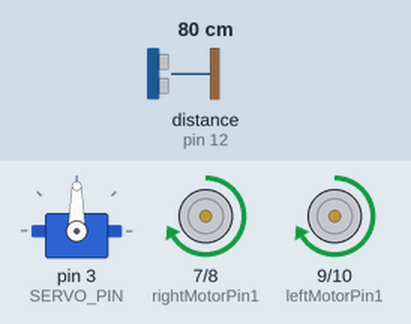
This sketch was run on a simulated Arduino Uno, built with avr-gcc and run on an emulated ATmega328P. Parts: servo, motor-driver pin pairs drawn as motors (green arrow = first pin HIGH = forward, orange = second pin HIGH = backward, longer = more drive, scaled by the enable pin). The inputs (shaded band) are chosen by the test bench; at power-on: distance to the obstacle (sensor on pin 12) 80 cm. The echo pulse lasts 58.3 µs per cm.

Above: at 1.2 s.
1.3 s: distance to the obstacle (sensor on pin 12) set to 33 cm
2.8 s: distance to the obstacle (sensor on pin 12) set to 28 cm
At 4.4 s:
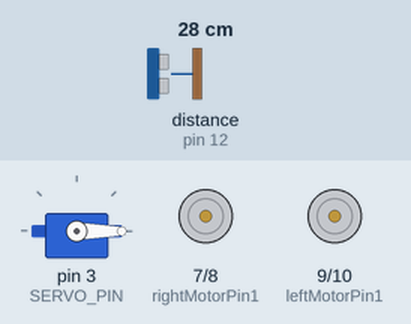
At 6.5 s:
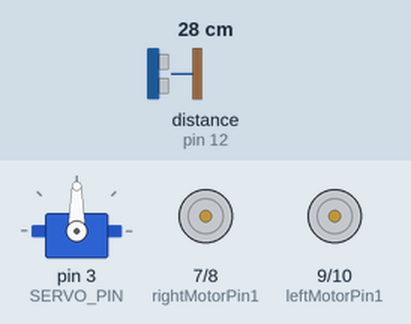
Timing chart, 0 to 14.8 s (numbered marks = the images above; inputs shaded):
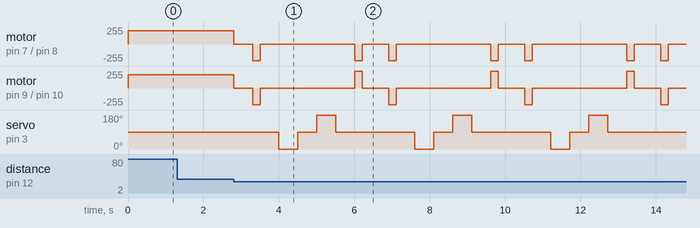

Measured:
- the behaviour switches between 30 and 29 cm on distance to the obstacle (sensor on pin 12) (found by bisection; images 0 and 1)
- after the input at 1.3 s, every drawn part: stays the same

The sketch:

Obstacle_Avoidince_Robot.ino
```cpp
#include <Servo.h>
#include <NewPing.h>

#define SERVO_PIN 3
#define ULTRASONIC_SENSOR_TRIG 11
#define ULTRASONIC_SENSOR_ECHO 12
#define MAX_REGULAR_MOTOR_SPEED 200
#define MAX_MOTOR_ADJUST_SPEED 250
#define DISTANCE_TO_CHECK 30

//Right Motors
int enableRightMotor=5;
int rightMotorPin1=7;
int rightMotorPin2=8;

//Lift Motors
int enableLeftMotor=6;
int leftMotorPin1=9;
int leftMotorPin2=10;

NewPing mySensor(ULTRASONIC_SENSOR_TRIG, ULTRASONIC_SENSOR_ECHO, 400);
Servo myServo;
void setup()
{
  // put your setup code here, to run once:
  pinMode(enableRightMotor,OUTPUT);
  pinMode(rightMotorPin1,OUTPUT);
  pinMode(rightMotorPin2,OUTPUT);

  pinMode(enableLeftMotor,OUTPUT);
  pinMode(leftMotorPin1,OUTPUT);
  pinMode(leftMotorPin2,OUTPUT);

  myServo.attach(SERVO_PIN);
  myServo.write(90);
  rotateMotor(0,0);
}

void loop()
{

  int distance = mySensor.ping_cm();

  //Start claculating the distance at 30 cm
  if (distance > 0 && distance < DISTANCE_TO_CHECK)
  {
    //stop
    rotateMotor(0, 0);
    delay(500);

    //get back
    rotateMotor(-MAX_MOTOR_ADJUST_SPEED, -MAX_MOTOR_ADJUST_SPEED);
    delay(200);

    //stop
    rotateMotor(0, 0);
    delay(500);

    //look lift
    myServo.write(0);
    delay(500);

    //claculating
    int distanceLeft = mySensor.ping_cm();

    //look right
    myServo.write(90);
    delay(500);

    //claculating
    int distanceRight = mySensor.ping_cm();

    //centring
    myServo.write(180);
    delay(500);

    myServo.write(90);
    delay(500);

    //decision making
    if (distanceLeft == 0 )
    {
      rotateMotor(-MAX_MOTOR_ADJUST_SPEED, MAX_MOTOR_ADJUST_SPEED);
      delay(200);
    }
    else if (distanceRight == 0 )
    {
      rotateMotor(MAX_MOTOR_ADJUST_SPEED, -MAX_MOTOR_ADJUST_SPEED);
      delay(200);
    }
    else if (distanceLeft >= distanceRight)
    {
      rotateMotor(-MAX_MOTOR_ADJUST_SPEED, MAX_MOTOR_ADJUST_SPEED);
      delay(200);
    }
    else
    {
      rotateMotor(MAX_MOTOR_ADJUST_SPEED, -MAX_MOTOR_ADJUST_SPEED);
      delay(200);
    }
    rotateMotor(0, 0);
    delay(200);
  }
  else
  {
    rotateMotor(MAX_REGULAR_MOTOR_SPEED, MAX_REGULAR_MOTOR_SPEED);
  }
}


void rotateMotor(int rightMotorSpeed, int leftMotorSpeed)
{
  if (rightMotorSpeed < 0)
  {
    digitalWrite(rightMotorPin1,LOW);
    digitalWrite(rightMotorPin2,HIGH);
  }
  else if (rightMotorSpeed >= 0)
  {
    digitalWrite(rightMotorPin1,HIGH);
    digitalWrite(rightMotorPin2,LOW);
  }

  if (leftMotorSpeed < 0)
  {
    digitalWrite(leftMotorPin1,LOW);
    digitalWrite(leftMotorPin2,HIGH);
  }
  else if (leftMotorSpeed >= 0)
  {
    digitalWrite(leftMotorPin1,HIGH);
    digitalWrite(leftMotorPin2,LOW);
  }

  analogWrite(enableRightMotor, abs(rightMotorSpeed));
  analogWrite(enableLeftMotor, abs(leftMotorSpeed));
}
```
